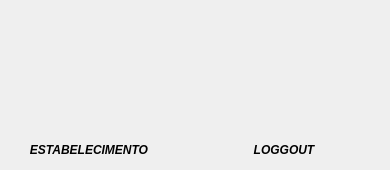
<?xml version="1.0" encoding="UTF-8"?>
<ui version="4.0">
 <class>MainWindow</class>
 <widget class="QMainWindow" name="MainWindow">
  <property name="geometry">
   <rect>
    <x>0</x>
    <y>0</y>
    <width>390</width>
    <height>170</height>
   </rect>
  </property>
  <property name="windowTitle">
   <string>MainWindow</string>
  </property>
  <widget class="QWidget" name="centralwidget">
   <property name="minimumSize">
    <size>
     <width>390</width>
     <height>170</height>
    </size>
   </property>
   <property name="maximumSize">
    <size>
     <width>390</width>
     <height>170</height>
    </size>
   </property>
   <layout class="QVBoxLayout" name="verticalLayout">
    <property name="spacing">
     <number>0</number>
    </property>
    <property name="leftMargin">
     <number>0</number>
    </property>
    <property name="topMargin">
     <number>0</number>
    </property>
    <property name="rightMargin">
     <number>0</number>
    </property>
    <property name="bottomMargin">
     <number>0</number>
    </property>
    <item>
     <widget class="QWidget" name="widget" native="true">
      <property name="minimumSize">
       <size>
        <width>390</width>
        <height>170</height>
       </size>
      </property>
      <property name="maximumSize">
       <size>
        <width>390</width>
        <height>170</height>
       </size>
      </property>
      <layout class="QHBoxLayout" name="horizontalLayout">
       <property name="spacing">
        <number>0</number>
       </property>
       <property name="leftMargin">
        <number>0</number>
       </property>
       <property name="topMargin">
        <number>0</number>
       </property>
       <property name="rightMargin">
        <number>0</number>
       </property>
       <property name="bottomMargin">
        <number>0</number>
       </property>
       <item>
        <widget class="QWidget" name="widget_2" native="true">
         <property name="minimumSize">
          <size>
           <width>195</width>
           <height>170</height>
          </size>
         </property>
         <property name="maximumSize">
          <size>
           <width>195</width>
           <height>170</height>
          </size>
         </property>
         <layout class="QVBoxLayout" name="verticalLayout_3">
          <property name="spacing">
           <number>9</number>
          </property>
          <property name="leftMargin">
           <number>9</number>
          </property>
          <property name="topMargin">
           <number>9</number>
          </property>
          <property name="rightMargin">
           <number>9</number>
          </property>
          <property name="bottomMargin">
           <number>9</number>
          </property>
          <item>
           <widget class="QPushButton" name="btn_estabelecimento">
            <property name="minimumSize">
             <size>
              <width>160</width>
              <height>120</height>
             </size>
            </property>
            <property name="maximumSize">
             <size>
              <width>160</width>
              <height>120</height>
             </size>
            </property>
            <property name="font">
             <font>
              <underline>false</underline>
             </font>
            </property>
            <property name="styleSheet">
             <string notr="true">background-color: rgb(57, 57, 57);</string>
            </property>
            <property name="text">
             <string/>
            </property>
            <property name="icon">
             <iconset>
              <selectedon>:/unique/estabelecimento.png</selectedon>
             </iconset>
            </property>
            <property name="iconSize">
             <size>
              <width>54</width>
              <height>54</height>
             </size>
            </property>
            <property name="autoDefault">
             <bool>true</bool>
            </property>
            <property name="default">
             <bool>true</bool>
            </property>
            <property name="flat">
             <bool>true</bool>
            </property>
           </widget>
          </item>
          <item>
           <widget class="QLabel" name="label">
            <property name="minimumSize">
             <size>
              <width>160</width>
              <height>0</height>
             </size>
            </property>
            <property name="maximumSize">
             <size>
              <width>160</width>
              <height>16777215</height>
             </size>
            </property>
            <property name="font">
             <font>
              <italic>true</italic>
              <bold>true</bold>
             </font>
            </property>
            <property name="text">
             <string>ESTABELECIMENTO</string>
            </property>
            <property name="alignment">
             <set>Qt::AlignmentFlag::AlignCenter</set>
            </property>
           </widget>
          </item>
         </layout>
        </widget>
       </item>
       <item>
        <widget class="QWidget" name="widget_3" native="true">
         <property name="minimumSize">
          <size>
           <width>195</width>
           <height>170</height>
          </size>
         </property>
         <property name="maximumSize">
          <size>
           <width>195</width>
           <height>170</height>
          </size>
         </property>
         <layout class="QVBoxLayout" name="verticalLayout_2" stretch="0,0">
          <property name="spacing">
           <number>9</number>
          </property>
          <property name="leftMargin">
           <number>9</number>
          </property>
          <property name="topMargin">
           <number>9</number>
          </property>
          <property name="rightMargin">
           <number>9</number>
          </property>
          <property name="bottomMargin">
           <number>9</number>
          </property>
          <item>
           <widget class="QPushButton" name="btn_loggout">
            <property name="minimumSize">
             <size>
              <width>160</width>
              <height>120</height>
             </size>
            </property>
            <property name="maximumSize">
             <size>
              <width>160</width>
              <height>120</height>
             </size>
            </property>
            <property name="styleSheet">
             <string notr="true">background-color: rgb(57, 57, 57);</string>
            </property>
            <property name="text">
             <string/>
            </property>
            <property name="icon">
             <iconset>
              <selectedon>:/unique/sair.png</selectedon>
             </iconset>
            </property>
            <property name="iconSize">
             <size>
              <width>54</width>
              <height>54</height>
             </size>
            </property>
            <property name="autoDefault">
             <bool>true</bool>
            </property>
            <property name="default">
             <bool>true</bool>
            </property>
            <property name="flat">
             <bool>true</bool>
            </property>
           </widget>
          </item>
          <item>
           <widget class="QLabel" name="label_2">
            <property name="minimumSize">
             <size>
              <width>160</width>
              <height>0</height>
             </size>
            </property>
            <property name="maximumSize">
             <size>
              <width>160</width>
              <height>16777215</height>
             </size>
            </property>
            <property name="font">
             <font>
              <italic>true</italic>
              <bold>true</bold>
             </font>
            </property>
            <property name="text">
             <string>LOGGOUT</string>
            </property>
            <property name="alignment">
             <set>Qt::AlignmentFlag::AlignCenter</set>
            </property>
           </widget>
          </item>
         </layout>
        </widget>
       </item>
      </layout>
     </widget>
    </item>
   </layout>
  </widget>
 </widget>
 <resources>
  <include location="../../pictures/imagens.qrc"/>
 </resources>
 <connections/>
</ui>
